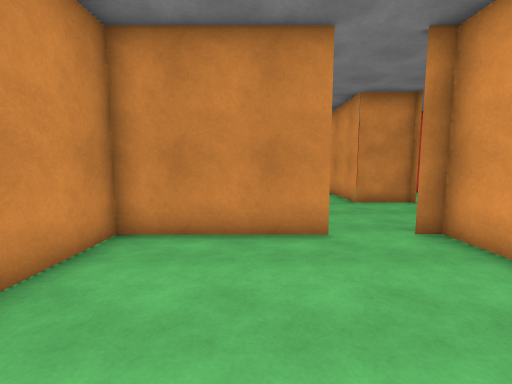
View 1 (above)

16 first-person views from a walk through a Unity game level. The camera is 1.5 m above the floor, tilts 6° down and sees 90° across. The floor is counted in squares, 1 m on a side. Each view is taken from the middle of a square. On the plan, view 1 faces up. The plan holds only what a view shows up to about 13 squares ahead; the rest is blank. The player is left out. Some animated figures are left out.

View 2
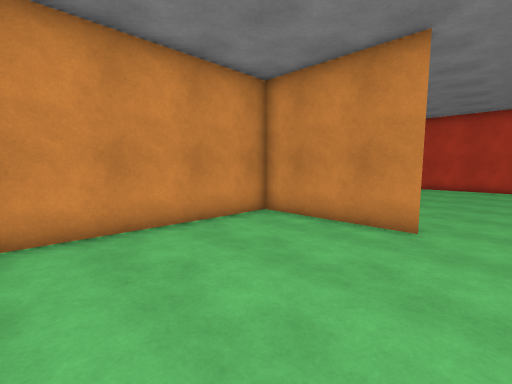

View 3
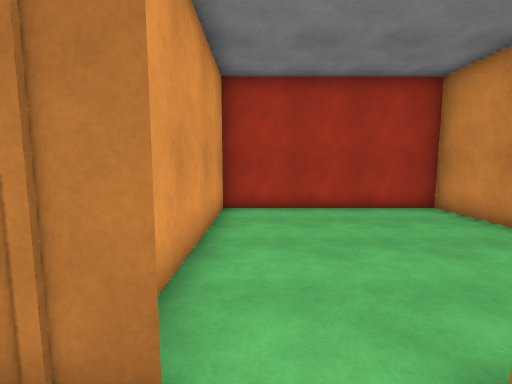

View 4
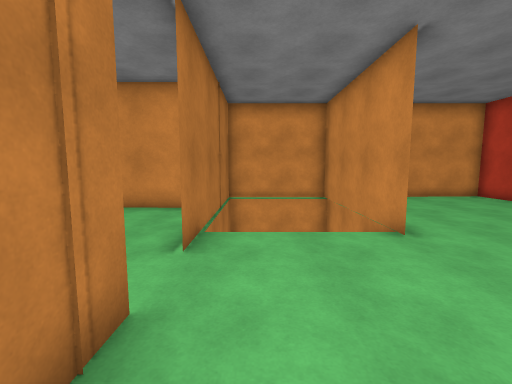

View 5
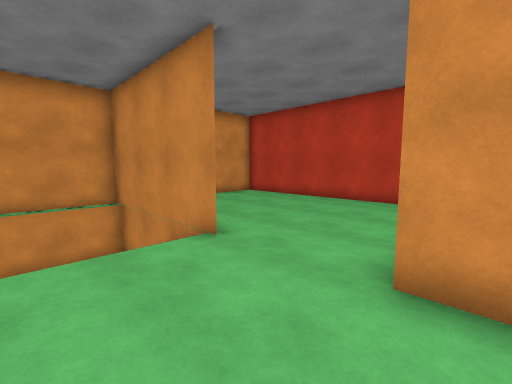

View 6
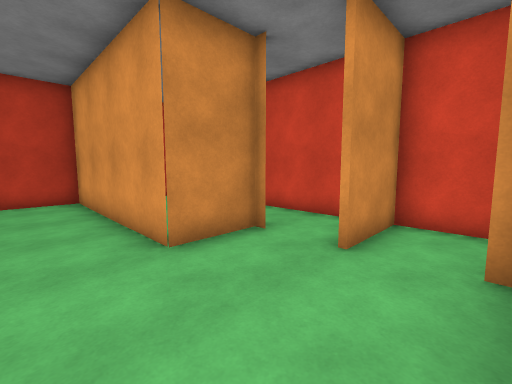

View 7
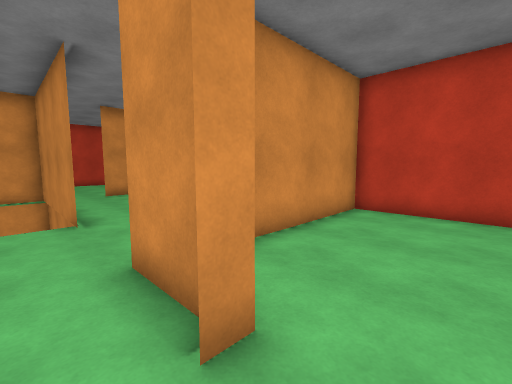

View 8
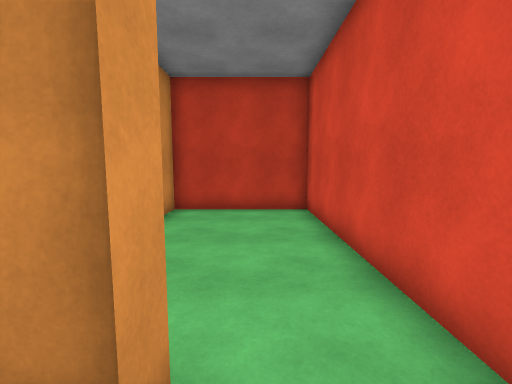

View 9
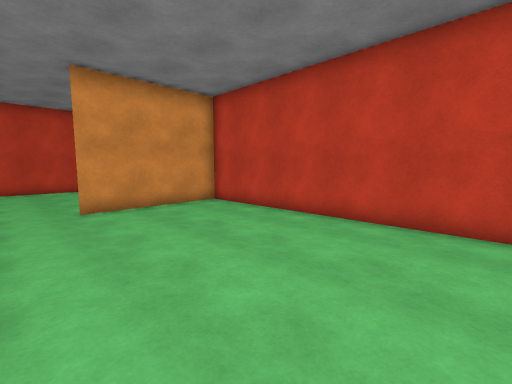

View 10
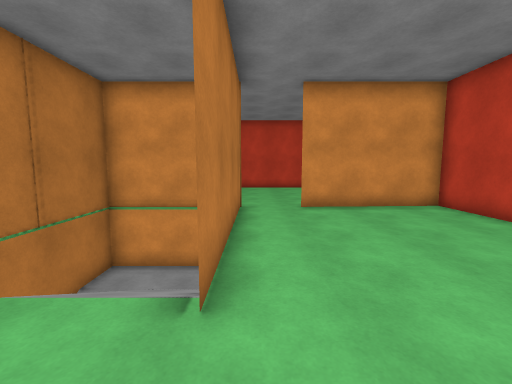

View 11
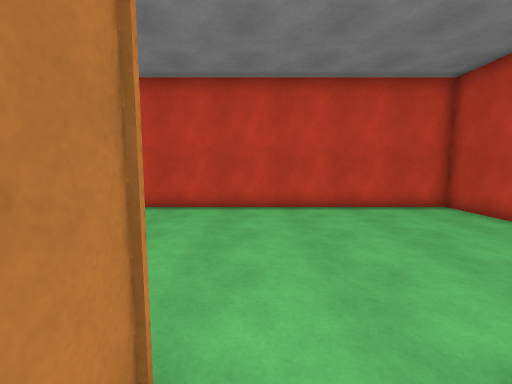

View 12
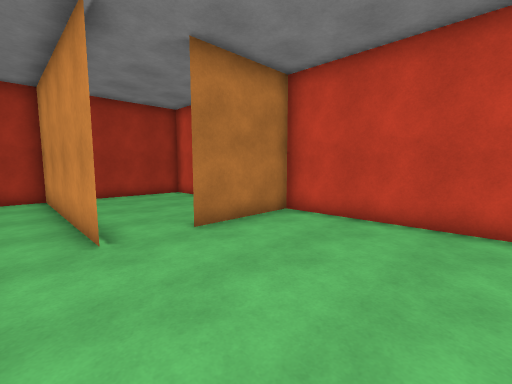

View 13
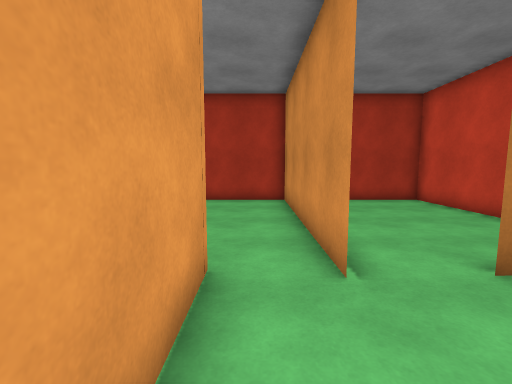

View 14
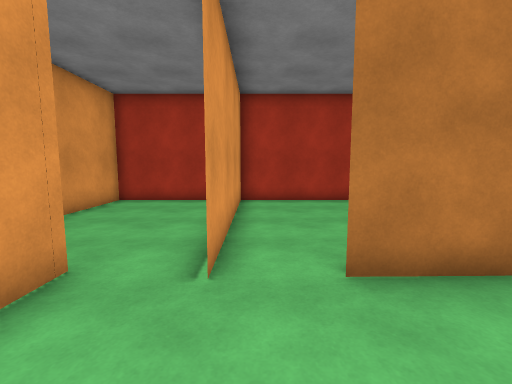

View 15
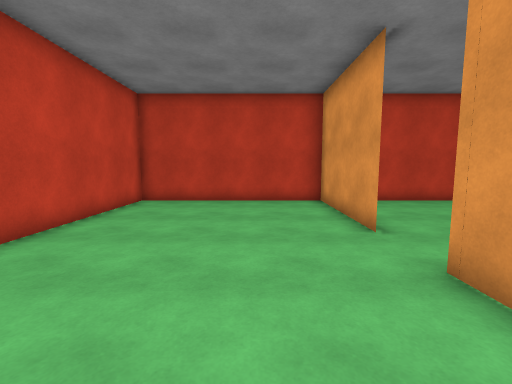

View 16
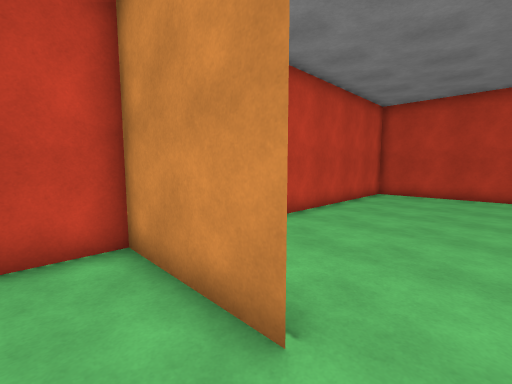

### Floor plan
Key: @ floor where view 1 was taken; # wall or solid block; . main floor; - floor 2.25 m lower than the main floor; / step, stairs or slope; = window, fence, low wall or low ledge.
Columns run from 14 left of view 1 to 9 right of it. Each row starts with its distance up from view 1.
 18 ########################
 17 #.......#.........#....#
 16 #.......#.........#....#
 15 #.......#.........#....#
 14 #.......#.........#....#
 13 #.......#.........#....#
 12 #.................#....#
 11 #.................#....#
 10 #.......#######...###..#
  9 #.......#-/////........#
  8 #.......#-/=///......###
  7 #.......#-/   /........#
  6 ####....########..###..#
  5 #.....#..  #......#
  4 #.....#... #......#
  3 #.....#....#......#
  2 #.....#....#......#
  1 #.....#....#......#
  0 #.....#....#..@...#
 -1 #.....#....#......#
 -2 ###################

Positions as (right, up) in squares from view 1, and headings:
1: (0, 0), facing up
2: (3, -1), facing up-left
3: (3, 7), facing down
4: (6, 7), facing left
5: (5, 7), facing up-left
6: (2, 6), facing up-right
7: (8, 9), facing up-left
8: (7, 9), facing up
9: (3, 11), facing up-left
10: (3, 11), facing left
11: (-5, 11), facing left
12: (-7, 11), facing down-left
13: (-7, 9), facing down
14: (-9, 9), facing down
15: (-9, 7), facing up
16: (-9, 4), facing up-left
